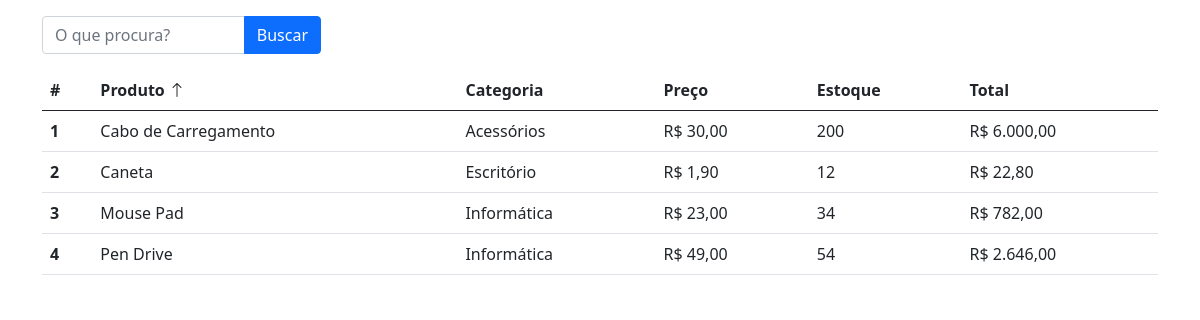
The page /?order_by=name&order=asc on the database its author committed.
### tables this page shows
CREATE TABLE `products` (
  `id` int NOT NULL AUTO_INCREMENT,
  `name` varchar(100) NOT NULL,
  `price` decimal(10,2) NOT NULL,
  `inventory` int NOT NULL DEFAULT '0',
  `total` decimal(10,2) GENERATED ALWAYS AS ((`inventory` * `price`)) VIRTUAL,
  `categories` enum('Informática','Escritório','Acessórios','Vestuário') DEFAULT NULL,
  PRIMARY KEY (`id`)
);

### index.php (the view, shortened to what this page needs)
<?php
require_once __DIR__ . '/config.php';
require_once __DIR__ . '/functions.php';
$products = listProducts();
$index = 0;
?>
<!doctype html>
<html lang="pt-br">
<head>
    <link href="https://cdn.jsdelivr.net/npm/bootstrap@5.0.2/dist/css/bootstrap.min.css" rel="stylesheet">
    <link href="https://cdn.jsdelivr.net/npm/bootstrap-icons/font/bootstrap-icons.css" rel="stylesheet">
</head>
<body>
    <div class="container mt-2">
        <div class="col-3 mt-3">
            <form action="" method="post">
                <div class="input-group mb-3">
                    <input type="text" class="form-control" name="filter" placeholder="O que procura?" aria-label="O que procura?">
                    <button class="btn btn-primary" type="submit" id="button-addon2">Buscar</button>
                </div>
            </form>
        </div>
        <table class="table mx-auto">
            <thead>
            <tr>
                <th scope="col">#</th>
                <th scope="col"><a href="?order_by=name&order=<?= getNextOrder('name') ?>" class="text-decoration-none text-dark">Produto </a> <?= setDirectionIcon('name')?> </th>
                <th scope="col"><a href="?order_by=categories&order=<?= getNextOrder('categories') ?>" class="text-decoration-none text-dark">Categoria</a> <?= setDirectionIcon('categories')?> </th>
                <th scope="col"><a href="?order_by=price&order=<?= getNextOrder('price') ?>" class="text-decoration-none text-dark">Preço</a> <?= setDirectionIcon('price')?> </th>
                <th scope="col"><a href="?order_by=inventory&order=<?= getNextOrder('inventory') ?>" class="text-decoration-none text-dark">Estoque</a> <?= setDirectionIcon('inventory')?> </th>
                <th scope="col"><a href="?order_by=total&order=<?= getNextOrder('total') ?>" class="text-decoration-none text-dark">Total</a> <?= setDirectionIcon('total')?> </th>
            </tr>
            </thead>
            <tbody>
            <?php if(!empty($products)): ?>
                <?php foreach ($products as $product): ?>
                <tr>
                    <th scope="row"><?php echo ++$index ?></th>
                    <td><?= $product['name']; ?></td>
                    <td><?= $product['categories']; ?></td>
                    <td><?='R$ ' . number_format($product['price'], 2, ',', '.'); ?></td>
                    <td><?= $product['inventory']; ?></td>
                    <td><?='R$ '. number_format($product['total'],2, ',', '.'); ?></td>
                </tr>
                <?php endforeach; ?>
            <?php else : ?>
                <td colspan="6" class="text-center">Nenhum produto encontrado.</td>
                </tr>
            <?php endif; ?>
            </tbody>
        </table>
    </div>
</body>
</html>

### rows shown on the page
products: name "Cabo de Carregamento", categories "Acessórios", price "30,00", inventory "200", total "6.000,00"
products: name "Caneta", categories "Escritório", price "1,90", inventory "12", total "22,80"
products: name "Mouse Pad", categories "Informática", price "23,00", inventory "34", total "782,00"
products: name "Pen Drive", categories "Informática", price "49,00", inventory "54", total "2.646,00"
